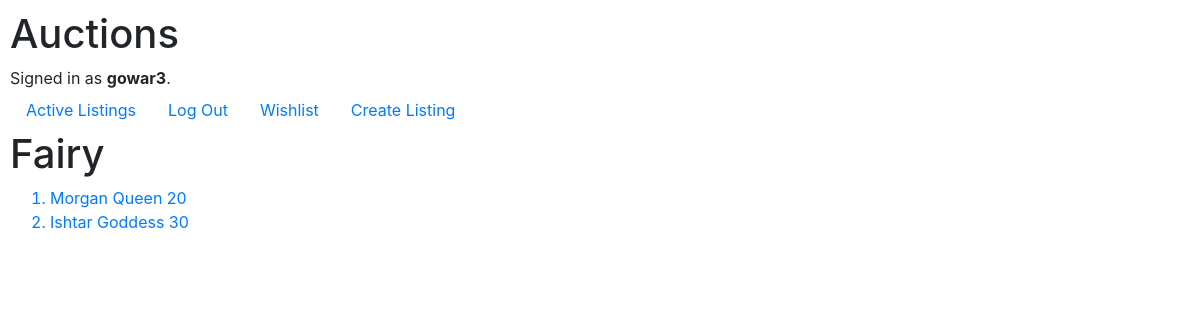
Page /auctions/category/Fairy (signed in) on the committed database.
### auctions/models.py (models this page shows)
class User(AbstractUser):
    pass

class Listing(models.Model):
    creator = models.CharField(max_length=64)
    title = models.CharField(max_length=64)
    description = models.CharField(max_length=64)
    price = models.IntegerField()
    winner = models.CharField(max_length=64, default="None")
    status = models.CharField(max_length=64, default="active")
    users = models.ManyToManyField(User, blank=True, related_name= "wishlist")
    def __str__(self):
        return f"{self.title} {self.description} {self.price}"

### auctions/views.py (the view)
# urls.py: path("category/<str:category>", views.category, name="category")
def category(request, category):
    type = Category.objects.filter(name=category)
    all_listings = []
    for cat in type:
        listings = cat.listing
        all_listings.append(listings)
    return render(request, "auctions/category.html", {
        "category": category,
        "list": all_listings
    })

### auctions/templates/auctions/category.html
{% extends "auctions/layout.html" %}
{% block body %}
    <h1>{{ category }}</h1>
    <ol>
    {% for listing in list %}
        <a href="{% url 'listing' listing.id %}"><li>{{ listing }}</li></a>
    {% endfor %}
    </ol>
{% endblock %}

### auctions/templates/auctions/layout.html (shortened to what this page needs)
{% load static %}
<!DOCTYPE html>
<html lang="en">
    <head>
        <link rel="stylesheet" href="https://stackpath.bootstrapcdn.com/bootstrap/4.4.1/css/bootstrap.min.css">
        <link href="{% static 'auctions/styles.css' %}" rel="stylesheet">
    </head>
    <body>
        <h1>Auctions</h1>
        <div>
            {% if user.is_authenticated %}
                Signed in as <strong>{{ user.username }}</strong>.
            {% else %}
                Not signed in.
            {% endif %}
        </div>
        <ul class="nav">
            <li class="nav-item">
                <a class="nav-link" href="{% url 'index' %}">Active Listings</a>
            </li>
            {% if user.is_authenticated %}
                <li class="nav-item">
                    <a class="nav-link" href="{% url 'logout' %}">Log Out</a>
                </li>
                <li class="nav-item">
                    <a class="nav-link" href="{% url 'wishlist' user.username%}">Wishlist</a>
                </li>
                <li class="nav-item">
                    <a class="nav-link" href="{% url 'new'%}">Create Listing</a>
                </li>
            {% endif %}
        </ul>
        {% block body %}
        {% endblock %}
    </body>
</html>

### auctions/static/auctions/styles.css (style rules this page uses)
body { padding: 10px; }

### rows in the picture
User: username "gowar3"
Listing: title+description+price "Morgan Queen 20"
Listing: title+description+price "Ishtar Goddess 30"

### other values in the picture
{{ category }} "Fairy"
